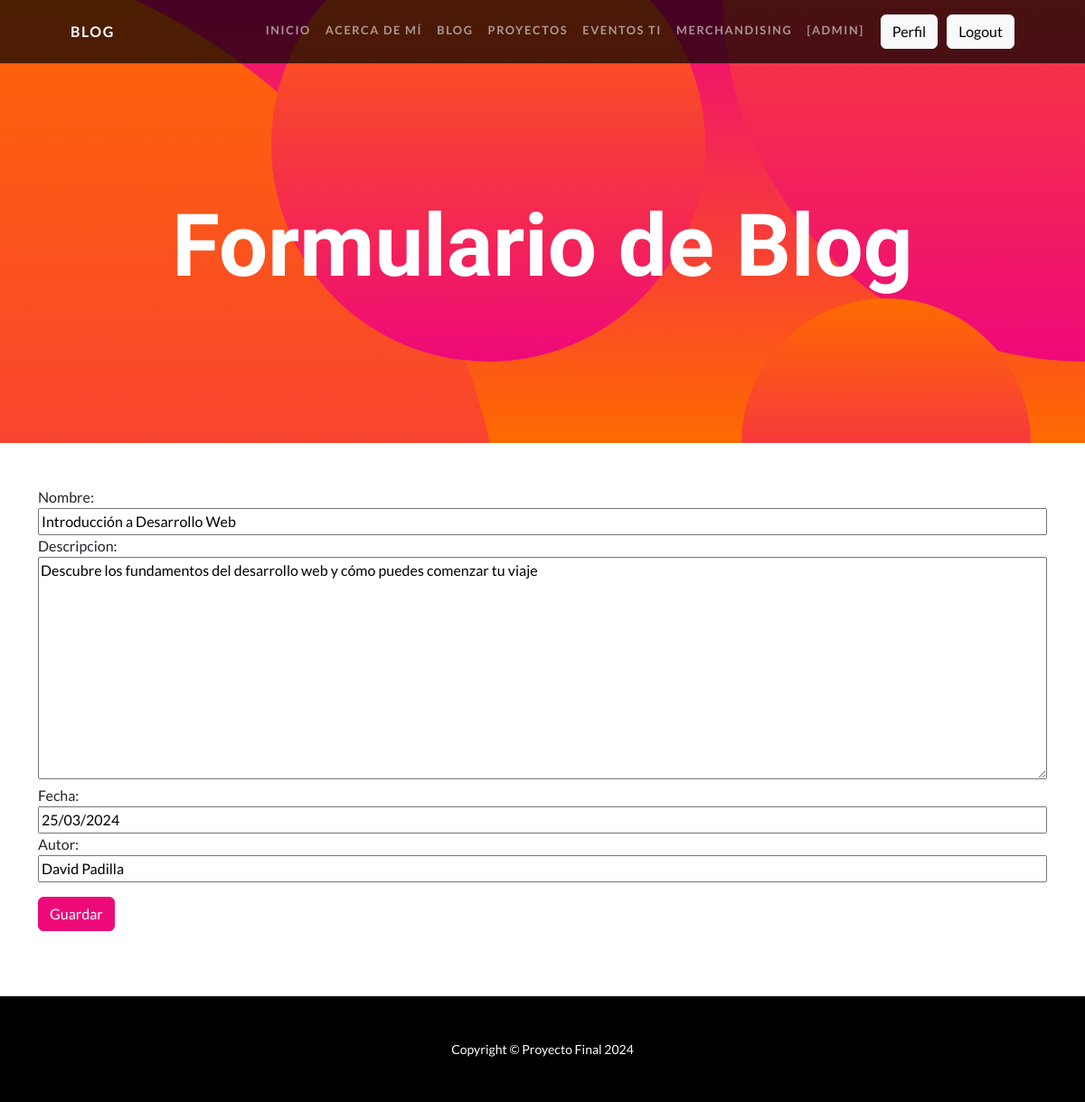
Page /blog_update/1 (signed in) on the committed database.
### aplicacion/models.py (models this page shows, shortened)
class Blog(models.Model):
    nombre = models.CharField(max_length=100)
    descripcion = models.TextField()
    fecha = models.DateField()
    autor = models.CharField(max_length=50)

### aplicacion/views.py (the view)
# urls.py: path('blog_update/<id_blog>', blogUpdate, name="blog_update"),
@login_required
def blogUpdate(request, id_blog):
    blog = Blog.objects.get(id=id_blog)
    if request.method == "POST":
        miForm = BlogForm(request.POST)
        if miForm.is_valid():
            blog.nombre = miForm.cleaned_data.get("nombre")
            blog.descripcion = miForm.cleaned_data.get("descripcion")
            blog.fecha = miForm.cleaned_data.get("fecha")
            blog.autor = miForm.cleaned_data.get("autor")
            blog.save()
            return redirect(reverse_lazy('blog'))
    else:
        miForm = BlogForm(initial={'nombre': blog.nombre, 'descripcion': blog.descripcion, 'fecha': blog.fecha, 'autor': blog.autor})
    return render(request, "aplicacion/blogForm.html", {"form": miForm})

### aplicacion/forms.py
class BlogForm(forms.Form):
    nombre = forms.CharField(max_length=100, required=True)
    descripcion = forms.CharField(widget=forms.Textarea)
    fecha = forms.DateField(required=True)
    autor = forms.CharField(max_length=50, required=True)

### aplicacion/templates/aplicacion/blogForm.html (shortened to what this page needs)
{% extends "aplicacion/index.html" %}
{% block titulo %}
<h1 class="masthead-heading mb-0">Formulario de Blog</h1>
{% endblock titulo %}
{% block contenido %}
<div class="tab-content">
    <div class="tab-pane fade show active" id="pills-login" role="tabpanel" aria-labelledby="tab-login">
        <form class="w-100" method="post">
            <div class="mb-3">
            {{ form.as_table }}
            </div>
            <input type="submit" class="btn btn-primary btn-block mb-4" value="Guardar">
        </form>
    </div>
</div>
{% endblock contenido %}

### aplicacion/templates/aplicacion/index.html (shortened to what this page needs)
<!DOCTYPE html>
<html lang="en">
    <head>
        {% load static %}
        <link href="{% static 'css/styles.css' %}" rel="stylesheet" />
    </head>
    <body id="page-top">
        <nav class="navbar navbar-expand-lg navbar-dark navbar-custom fixed-top">
            <div class="container px-5">
                <a class="navbar-brand" href="/">Blog</a>
                <div class="collapse navbar-collapse" id="navbarResponsive">
                    <ul class="navbar-nav ms-auto">
                        <li class="nav-item"><a class="nav-link" href="/">Inicio</a></li>
                        <li class="nav-item"><a class="nav-link" href="{% url 'acerca' %}">Acerca de mí </a></li>
                        {% if user.is_authenticated %}
                        <li class="nav-item"><a class="nav-link" href="{% url 'blog_admin' %}">Blog</a></li>
                        <li class="nav-item"><a class="nav-link" href="{% url 'proyectos_admin' %}">Proyectos</a></li>
                        <li class="nav-item"><a class="nav-link" href="{% url 'eventos_admin' %}">Eventos TI</a></li>
                        <li class="nav-item"><a class="nav-link" href="{% url 'merchandising_admin' %}">Merchandising</a></li>
                        <li class="nav-item"><a class="nav-link">[{{user.username}}]</a></li>
                        <li class="nav-item"></li>
                        <li class="nav-item"><a class="btn btn-light" href="{% url 'perfil' %}">Perfil</a></li>
                        <li class="nav-item"></li>
                        <li class="nav-item"><a class="btn btn-light" href="{% url 'logout' %}">Logout</a></li>
                        {% endif %}
                    </ul>
                </div>
            </div>
        </nav>
        <header class="masthead text-center text-white">
            <div class="masthead-content">
                <div class="container px-5">
                    {% block titulo %}{% endblock titulo %}
                </div>
            </div>
            <div class="bg-circle-1 bg-circle"></div>
            <div class="bg-circle-2 bg-circle"></div>
            <div class="bg-circle-3 bg-circle"></div>
            <div class="bg-circle-4 bg-circle"></div>
        </header>
        <div class="container py-5">
            {% block contenido %}{% endblock contenido %}
        </div>
        <footer class="py-5 bg-black">
            <div class="container px-5"><p class="m-0 text-center text-white small">Copyright &copy; Proyecto Final 2024</p></div>
        </footer>
    </body>
</html>

### rows in the picture
Blog: nombre "Introducción a Desarrollo Web", descripcion "Descubre los fundamentos del desarrollo web y cómo puedes comenzar tu viaje", fecha "25/03/2024", autor "David Padilla"

### other values in the picture
{{ user.username }} "ADMIN"
